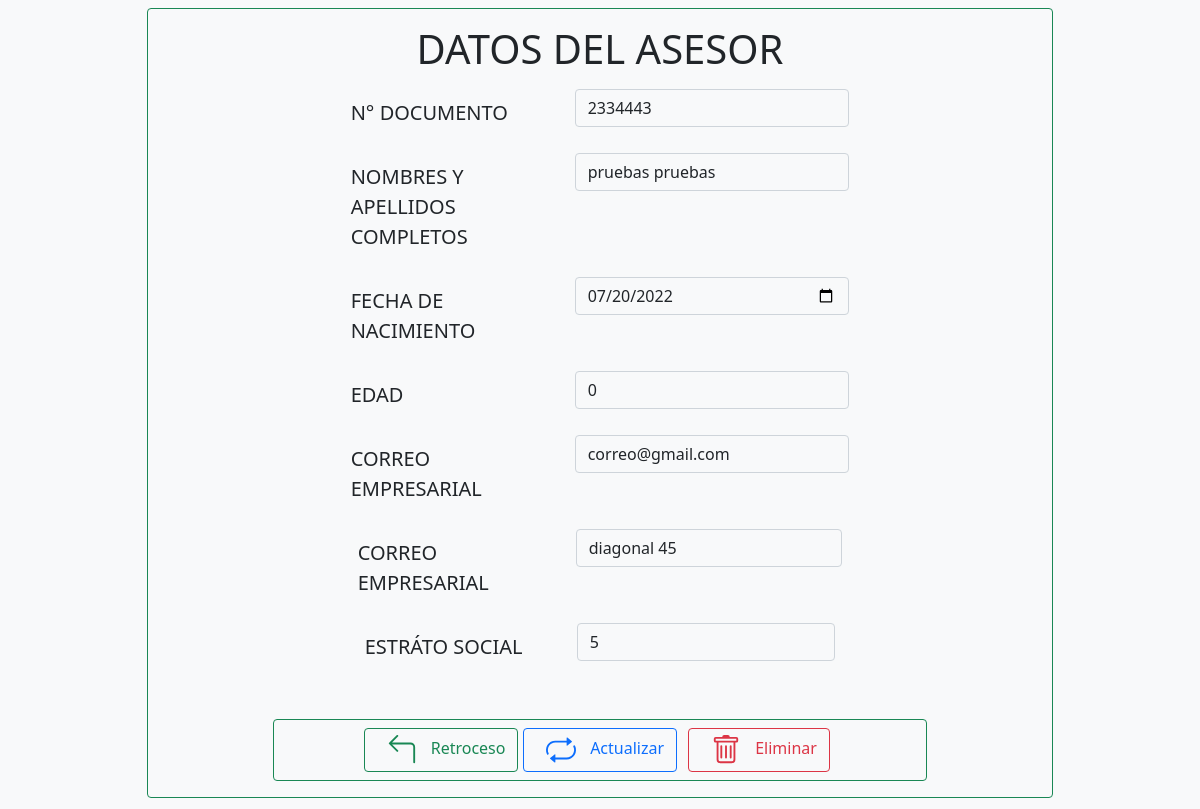
The app's page /forms/asesores/actions/editar_asesor.php?idasesor=2334443 with its own data.
### tables this page shows
CREATE TABLE `asesores` (
  `idasesor` int(11) NOT NULL COMMENT 'numero documento de el asesor',
  `nomcompleto` varchar(50) DEFAULT NULL COMMENT 'nombre completo de el asesor',
  `fechanacimiento` date DEFAULT NULL COMMENT 'fecha de nacimiento del asesor',
  `edad` int(11) NOT NULL COMMENT 'edad de el asesor',
  `correoasesor` varchar(50) DEFAULT NULL COMMENT 'correo empresarial de el asesor',
  `direccionvivienda` varchar(255) DEFAULT NULL COMMENT 'direccion de vivienda de el asesor',
  `estrato` smallint(1) DEFAULT NULL COMMENT 'estrato social de el asesor'
);

### forms/asesores/actions/editar_asesor.php (the view, shortened to what this page needs)
<?php
    include('../../../conexion/con_database.php');
    $idasesor = $_GET['idasesor'];
    $querySelect = "SELECT * FROM asesores WHERE idasesor = '" .$idasesor. "'";
    $consulta = mysqli_query($conexion, $querySelect);
    $resultado = mysqli_fetch_array($consulta);
?>
<head>
    <link href="../../../css/bootstrap.min.css" rel="stylesheet">
</head>
<body class="bg-light p-2 row justify-content-center">
    <form class="border border-success rounded w-75 p-3" method="POST" action="acciones_asesor.php">
    <h1 class='text-center'>DATOS DEL ASESOR</h1>
        <div class="form-group row mt-3 justify-content-center">
            <label class="col-sm-3 col-form-label-lg">N° DOCUMENTO</label>
            <div class="col-sm-4">
                <input type="text" class="form-control bg-light" name="inNdocAsesor" readonly value="<?php echo $resultado[0]?>"></input>
            </div>
        </div>
        <div class="form-group row mt-3 justify-content-center">
            <label class="col-sm-3 col-form-label-lg">NOMBRES Y APELLIDOS COMPLETOS</label>
            <div class="col-sm-4">
                <input type="text" class="form-control bg-light" name="inNombreAsesor" value="<?php echo $resultado[1]?>"></input>
            </div>
        </div>
        <div class="form-group row mt-3 justify-content-center">
            <label class="col-sm-3 col-form-label-lg">FECHA DE NACIMIENTO</label>
            <div class=col-sm-4>
                <input type="date" class="form-control bg-light" name="inFechNacAsesor" value="<?php echo $resultado[2]?>"></input>
            </div>
        </div>
        <div class="form-group row mt-3 justify-content-center">
            <label class="col-sm-3 col-form-label-lg"> EDAD </label>
            <div class="col-sm-4">
                <input type="number" class="form-control bg-light" name="inEdadAsesor" value="<?php echo $resultado[3]?>"></input>
            </div>
        </div>
        <div class="form-group row mt-3 justify-content-center">
            <label class="col-sm-3 col-form-label-lg">CORREO EMPRESARIAL</label>
            <div class=col-sm-4>
                <input type="email" class="form-control bg-light" name="inCorreoAsesor" value="<?php echo $resultado[4]?>"></input>
        </div>
        <div class="form-group row mt-3 justify-content-center">
            <label class="col-sm-3 col-form-label-lg">CORREO EMPRESARIAL</label>
            <div class=col-sm-4>
            <input type="address" class="form-control bg-light" name="inViviendaAsesor" value="<?php echo $resultado[5]?>"></input>
        </div>
        <div class="form-group row mt-3 justify-content-center">
            <label class="col-sm-3 col-form-label-lg">ESTRÁTO SOCIAL</label>
            <div class="col-sm-4">
                <input type="number" class="form-control bg-light" max="6" min="1" name="inEstratoAsesor" value="<?php echo $resultado[6]?>"></input>
            </div>
        </div>
        <div class='container border border-success rounded p-2 mt-5 w-75'>
            <div class="row">
                <div class="col-12 d-flex justify-content-center text-center">
                    <div class="col-3">
                        <button class="btn btn-outline-success" type='button' id='retroceso'>
                        Retroceso
                        </button>
                    </div>
                    <div class="col-3">
                        <button class="btn btn-outline-primary" type="submit">
                            Actualizar
                        </button>
                    </div>
                    <div class="col-3">
                        <button class="btn btn-outline-danger" type="submit" id='eliminar'>
                            Eliminar
                        </button>
                    </div>
                </div>
            </div>
    </form>

### records on screen
asesores: inNdocAsesor "2334443", inNombreAsesor "pruebas pruebas", inFechNacAsesor "07/20/2022", inEdadAsesor "0", inCorreoAsesor "correo@gmail.com", inViviendaAsesor "diagonal 45", inEstratoAsesor "5"
